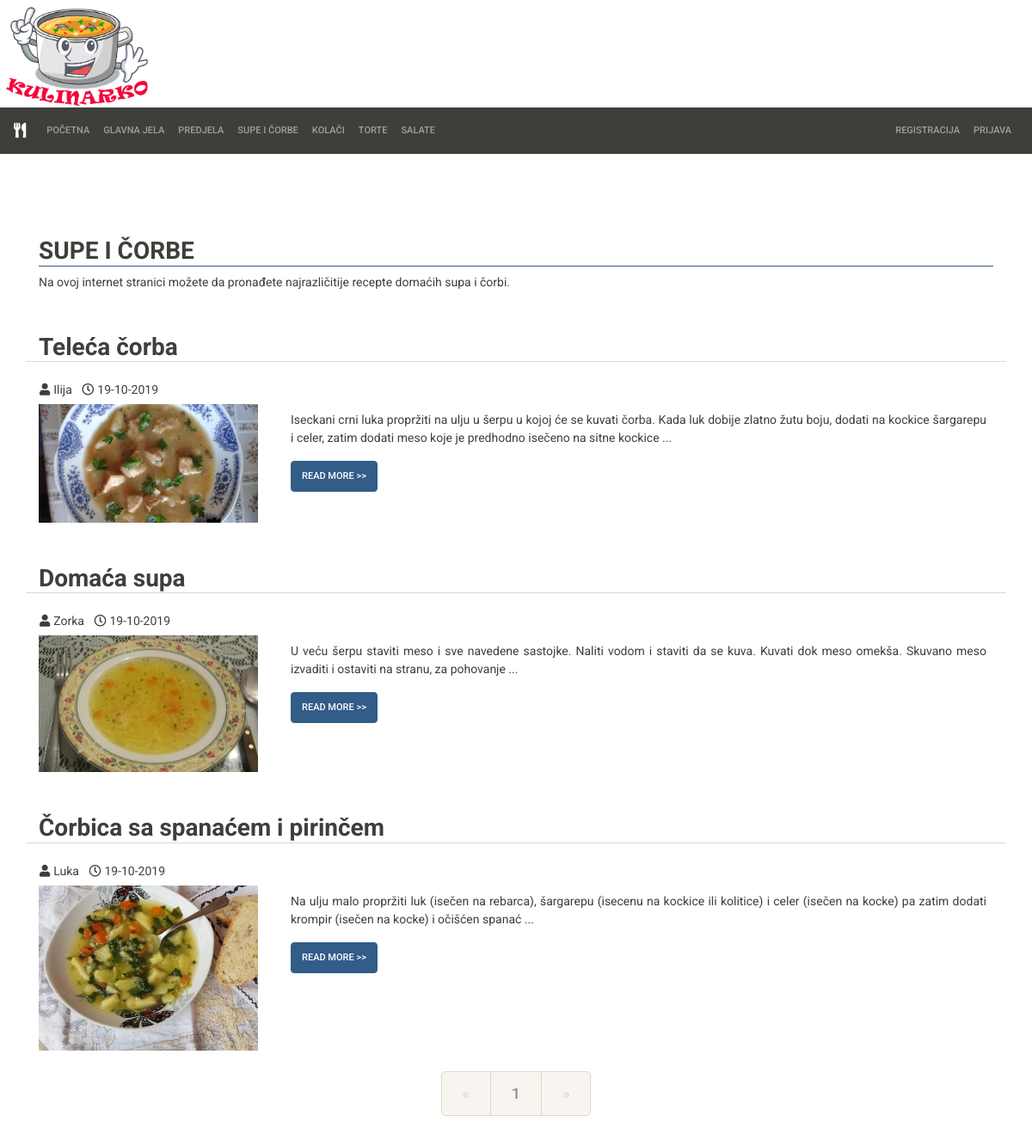
The app's page /supeIcorbe.php with its own data.
### tables this page shows
CREATE TABLE IF NOT EXISTS `recepti` (
  `recept_id` int(11) NOT NULL AUTO_INCREMENT,
  `naziv_recepta` varchar(40) NOT NULL,
  `sastojci` varchar(512) NOT NULL,
  `slika_jela` varchar(256) DEFAULT NULL,
  `sadrzaj_recepta` text NOT NULL,
  `kategorija_jela` int(11) NOT NULL,
  `datum_unosa` timestamp NOT NULL DEFAULT CURRENT_TIMESTAMP ON UPDATE CURRENT_TIMESTAMP,
  `vreme_pripreme` varchar(20) NOT NULL,
  `autor_recepta` varchar(25) NOT NULL,
  PRIMARY KEY (`recept_id`),
  KEY `recept_korisnika` (`autor_recepta`),
  KEY `kategorija_recepta` (`kategorija_jela`)
);

CREATE TABLE IF NOT EXISTS `korisnici` (
  `korisnicko_ime` varchar(20) NOT NULL COMMENT 'korisnicko ime mora biti jedinstveno',
  `lozinka` varchar(64) NOT NULL,
  `ime` varchar(25) NOT NULL,
  `prezime` varchar(25) NOT NULL,
  `el_adresa` varchar(128) NOT NULL,
  `datum_rodjenja` date DEFAULT NULL,
  `adresa_stanovanja` varchar(128) DEFAULT NULL,
  `drzava_stanovanja` varchar(128) DEFAULT NULL,
  `pol` varchar(1) DEFAULT NULL,
  `telefon` varchar(20) DEFAULT NULL,
  `mobilni_telefon` varchar(20) DEFAULT NULL,
  `administrator` tinyint(1) DEFAULT NULL,
  `datum_unosa` timestamp NOT NULL DEFAULT CURRENT_TIMESTAMP,
  `datum_izmene` timestamp NOT NULL DEFAULT CURRENT_TIMESTAMP ON UPDATE CURRENT_TIMESTAMP,
  PRIMARY KEY (`korisnicko_ime`)
);

### supeIcorbe.php (the view, shortened to what this page needs)
<!DOCTYPE html>
<html lang="en">
<head>
    <link rel="stylesheet" type="text/css" href="./bootstrap/bootstrap.css">
    <link rel="stylesheet" href="./fontawesome/css/all.css">
    <link rel="stylesheet" type="text/css" href="./css/nasiStilovi.css">
</head>
<body>
    <div class="masthead">
    </div>
    <nav class="navbar navbar-expand-lg navbar-dark bg-primary">
        <a class="navbar-brand" href="index.php"> <i class="fas fa-utensils"></i> </a>
        <div class="collapse navbar-collapse" id="navbarColor01">
            <ul class="navbar-nav mr-auto">
                <li class="nav-item">
                    <a class="nav-link" href="index.php"> Početna <span class="sr-only">(current)</span></a>
                </li>
                <li class="nav-item">
                    <a class="nav-link" href="glavnaJela.php"> Glavna jela </a>
                </li>
                <li class="nav-item">
                    <a class="nav-link" href="predjela.php"> Predjela </a>
                </li>
                <li class="nav-item">
                    <a class="nav-link" href="supeIcorbe.php"> Supe i čorbe </a>
                </li>
                <li class="nav-item">
                    <a class="nav-link" href="kolaci.php"> Kolači </a>
                </li>
                <li class="nav-item">
                    <a class="nav-link" href="torte.php"> Torte </a>
                </li>
                <li class="nav-item">
                    <a class="nav-link" href="salate.php"> Salate </a>
                </li>
            </ul>
            <ul class="navbar-nav ml-auto">
                <li class="nav-item">
                    <a class="nav-link" href="#"> Registracija </a>
                </li>
                <li class="nav-item">
                    <a class="nav-link" href="#"> Prijava </a>
                </li>
            </ul>
        </div>
    </nav>
    <div class="container mt-5 pt-5">
        <h2 class="border-bottom border-primary"> <strong> SUPE I ČORBE </strong> </h2>
        <p> Na ovoj internet stranici možete da pronađete najrazličitije recepte domaćih supa i čorbi. </p>
        <?php
            $servername = "localhost";
            $username = "root";
            $password = "";
            $dbname = "kulinarko";
            $datatable = "recepti";
            $datatable_kor = "korisnici";
            $results_per_page = 10;
            $mysqli = new mysqli($servername, $username, $password, $dbname);
            if ( $mysqli->connect_error ) {
                echo "Error: ".$mysqli->connect_error;
            } else {
                $mysqli->set_charset("utf8");
                if (isset($_GET["page"])) {
                    $page = $_GET["page"];
                } else {
                    $page = 1;
                };
                $start_from = ($page-1) * $results_per_page;
                $query = "SELECT * FROM ".$datatable." WHERE KATEGORIJA_JELA = 3 ORDER BY DATUM_UNOSA ASC LIMIT $start_from, ".$results_per_page;
                $result = $mysqli->query($query);
                if ( $result == FALSE ) {
                    echo "Error: ".$mysqli->error($connection);
                } else {
                    while( $row = $result->fetch_assoc() ) {
                        $timestamp = strtotime($row["datum_unosa"]);
                        $date = date('d-m-Y', $timestamp);
                        $query_imeAutora = "SELECT * FROM ".$datatable_kor." WHERE korisnicko_ime = '".$row["autor_recepta"]."'";
                        $result_imeAutora = $mysqli->query($query_imeAutora);
                        if ( $result_imeAutora == FALSE ) {
                            $imeAutora = $row["autor_recepta"];
                        } else {
                            $row_users = $result_imeAutora->fetch_assoc();
                            $imeAutora = $row_users["ime"];
                        }
                        $sadrzajRecepta = $row["sadrzaj_recepta"];
                        $pozPoslednjeCeleReci = strpos($sadrzajRecepta, '.', 150);
                        $skraceniSadrzaj = substr($sadrzajRecepta, 0, $pozPoslednjeCeleReci);
                        $skraceniSadrzaj = $skraceniSadrzaj." ...";
                        echo "<div class='mt-5'>";
                        echo "<div class='row'>";
                        echo "<h2 class='col-12 border-bottom'> <strong>".$row["naziv_recepta"]."</strong> </h2>";
                        echo "</div>";
                        echo "<div class='row'>";
                        echo "<p class='col-12 text-capitalize'> <h6> <i class='fas fa-user ml-3 mr-1'></i>".$imeAutora." <i class='far fa-clock ml-2 mr-1'></i>".$date."</h6> </p>";
                        echo "</div>";
                        echo "<div class='row'>";
                        echo "<img src='".$row["slika_jela"]."' alt='Ime slike' class='col-9 col-md-3 rounded float-left'>";
                        echo "<p clas='col-9'>";
                        echo "<div class='d-flex flex-column mb-3 col-9'>";
                        echo "<div class='p-2 text-justify'>".$skraceniSadrzaj."</div>";
                        echo "<div class='p-2'>";
                        echo "<form method='POST' action='receptDetaljno.php'>";
                        echo "<button type='submit' class='btn btn-primary float-left'> Read More >> </button>";
                        echo "</form>";
                        echo "</div>";
                        echo "</div>";
                        echo "</p>";
                        echo "</div>";
                        echo "</div>";
                    }
                    $sql = "SELECT COUNT(*) AS total FROM ".$datatable." WHERE KATEGORIJA_JELA = 3";
                    $rs_result = $mysqli->query($sql);
                    $row = $rs_result->fetch_assoc();
                    $total_pages = ceil($row["total"] / $results_per_page);
                    echo "<div class='row my-4'>";
                    echo "<ul class='pagination pagination-lg mx-auto'>";
                    if ( $page == 1 ) {
                        echo "<li class='page-item disabled'>";
                        echo "<a class='page-link' href='#'>&laquo;</a>";
                        echo "</li>";
                    } else {
                        $prethodnaStrana = $page - 1;
                        echo "<li class='page-item'>";
                        echo "<a class='page-link' href='supeIcorbe.php?page=".$prethodnaStrana."'>&laquo;</a>";
                        echo "</li>";
                    }
                    for ( $i = 1; $i <= $total_pages; $i++ ) {
                        echo "<li class='page-item'>";
                        echo "<a href='supeIcorbe.php?page=".$i."'";
                        if ( $i == $page ) {
                            echo " class='page-link curPage active'";
                        } else {
                            echo " class='page-link'";
                        }
                        echo ">".$i."</a> ";
                        echo "</li>";
                    }
                    if ( $page == $total_pages ) {
                        echo "<li class='page-item disabled'>";
                        echo "<a class='page-link' href='#'>&raquo;</a>";
                        echo "</li>";
                    } else {
                        $sledecaStrana = $page + 1;
                        echo "<li class='page-item'>";
                        echo "<a class='page-link' href='supeIcorbe.php?page=".$sledecaStrana."'>&raquo;</a>";
                        echo "</li>";
                    }
                }
            }
        ?>
    </div>
</body>
</html>

### css/nasiStilovi.css (style rules this page uses)
.masthead { padding-top: 25px; padding-bottom: 100px; background-image: url('../media/LogoKulinarko.png'); width: 185px; background-position: left; background-repeat: no-repeat; background-size: cover; }

### records on screen
recepti: naziv_recepta "Teleća čorba", autor_recepta.ime "Ilija", datum_unosa "19-10-2019", slika_jela (picture), skraceniSadrzaj "Iseckani crni luka propržiti na ulju u šerpu u kojoj će se kuvati čorba. Kada luk dobije zlatno žutu boju, dodati na kockice šargarepu i celer, zatim dodati meso koje je predhodno isečeno na sitne kockice ..."
recepti: naziv_recepta "Domaća supa", autor_recepta.ime "Zorka", datum_unosa "19-10-2019", slika_jela (picture), skraceniSadrzaj "U veću šerpu staviti meso i sve navedene sastojke. Naliti vodom i staviti da se kuva. Kuvati dok meso omekša. Skuvano meso izvaditi i ostaviti na stranu, za pohovanje ..."
recepti: naziv_recepta "Čorbica sa spanaćem i pirinčem", autor_recepta.ime "Luka", datum_unosa "19-10-2019", slika_jela (picture), skraceniSadrzaj "Na ulju malo propržiti luk (isečen na rebarca), šargarepu (isecenu na kockice ili kolitice) i celer (isečen na kocke) pa zatim dodati krompir (isečen na kocke) i očišćen spanać ..."
